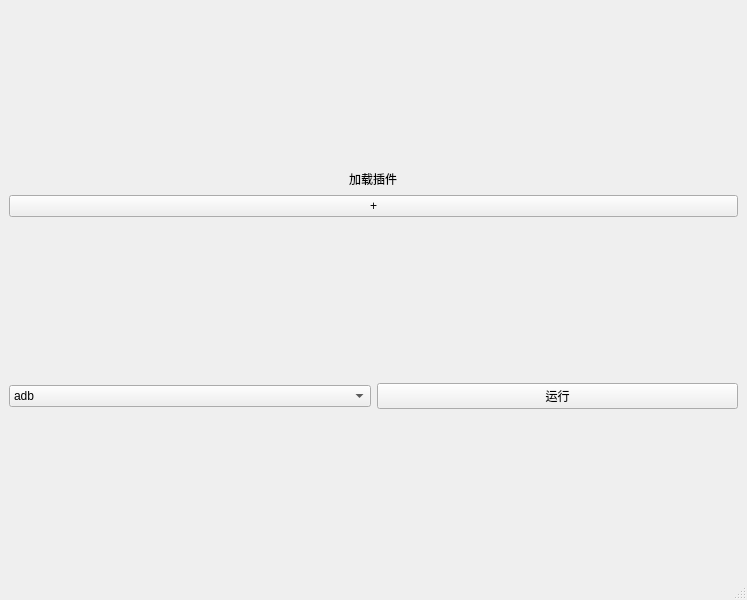
<?xml version="1.0" encoding="UTF-8"?>
<ui version="4.0">
 <class>MainWindow</class>
 <widget class="QMainWindow" name="MainWindow">
  <property name="geometry">
   <rect>
    <x>0</x>
    <y>0</y>
    <width>747</width>
    <height>600</height>
   </rect>
  </property>
  <property name="windowTitle">
   <string>MainWindow</string>
  </property>
  <widget class="QWidget" name="centralwidget">
   <layout class="QVBoxLayout" name="verticalLayout_2">
    <item>
     <layout class="QVBoxLayout" name="verticalLayout">
      <item alignment="Qt::AlignHCenter">
       <widget class="QLabel" name="label_2">
        <property name="maximumSize">
         <size>
          <width>16777215</width>
          <height>20</height>
         </size>
        </property>
        <property name="text">
         <string>加载插件</string>
        </property>
       </widget>
      </item>
      <item>
       <layout class="QGridLayout" name="gridLayout">
        <item row="0" column="0">
         <widget class="QPushButton" name="pushButton">
          <property name="text">
           <string>+</string>
          </property>
         </widget>
        </item>
       </layout>
      </item>
     </layout>
    </item>
    <item>
     <layout class="QHBoxLayout" name="horizontalLayout">
      <item>
       <widget class="QComboBox" name="comboBox">
        <item>
         <property name="text">
          <string>adb</string>
         </property>
        </item>
        <item>
         <property name="text">
          <string>files</string>
         </property>
        </item>
       </widget>
      </item>
      <item>
       <widget class="QPushButton" name="pushButton_3">
        <property name="text">
         <string>运行</string>
        </property>
       </widget>
      </item>
     </layout>
    </item>
   </layout>
  </widget>
  <widget class="QMenuBar" name="menubar">
   <property name="geometry">
    <rect>
     <x>0</x>
     <y>0</y>
     <width>747</width>
     <height>23</height>
    </rect>
   </property>
  </widget>
  <widget class="QStatusBar" name="statusbar"/>
 </widget>
 <resources/>
 <connections/>
</ui>
